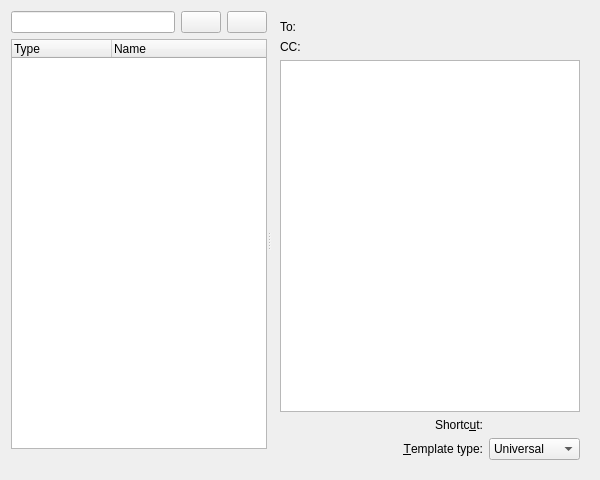
<?xml version="1.0" encoding="UTF-8"?>
<ui version="4.0">
 <class>CustomTemplatesBase</class>
 <widget class="QWidget" name="CustomTemplatesBase">
  <property name="geometry">
   <rect>
    <x>0</x>
    <y>0</y>
    <width>600</width>
    <height>480</height>
   </rect>
  </property>
  <layout class="QVBoxLayout">
   <property name="spacing">
    <number>6</number>
   </property>
   <property name="margin">
    <number>11</number>
   </property>
   <item>
    <widget class="QSplitter" name="splitter2">
     <property name="orientation">
      <enum>Qt::Horizontal</enum>
     </property>
     <property name="childrenCollapsible">
      <bool>false</bool>
     </property>
     <widget class="QWidget" name="layout9">
      <layout class="QVBoxLayout">
       <property name="spacing">
        <number>6</number>
       </property>
       <property name="margin">
        <number>0</number>
       </property>
       <item>
        <layout class="QHBoxLayout">
         <property name="spacing">
          <number>6</number>
         </property>
         <property name="margin">
          <number>0</number>
         </property>
         <item>
          <widget class="KLineEdit" name="mName">
           <property name="sizePolicy">
            <sizepolicy hsizetype="MinimumExpanding" vsizetype="Fixed">
             <horstretch>0</horstretch>
             <verstretch>0</verstretch>
            </sizepolicy>
           </property>
           <property name="minimumSize">
            <size>
             <width>100</width>
             <height>0</height>
            </size>
           </property>
          </widget>
         </item>
         <item>
          <widget class="KPushButton" name="mAdd"/>
         </item>
         <item>
          <widget class="KPushButton" name="mRemove"/>
         </item>
        </layout>
       </item>
       <item>
        <widget class="QTreeWidget" name="mList">
         <property name="sizePolicy">
          <sizepolicy hsizetype="Preferred" vsizetype="Expanding">
           <horstretch>0</horstretch>
           <verstretch>0</verstretch>
          </sizepolicy>
         </property>
         <property name="rootIsDecorated">
          <bool>false</bool>
         </property>
         <property name="allColumnsShowFocus">
          <bool>true</bool>
         </property>
         <column>
          <property name="text">
           <string>Type</string>
          </property>
         </column>
         <column>
          <property name="text">
           <string comment="Name of the custom template.">Name</string>
          </property>
         </column>
        </widget>
       </item>
       <item>
        <widget class="QLabel" name="mHelp"/>
       </item>
      </layout>
     </widget>
     <widget class="QFrame" name="mEditFrame">
      <property name="sizePolicy">
       <sizepolicy hsizetype="Expanding" vsizetype="Preferred">
        <horstretch>12</horstretch>
        <verstretch>0</verstretch>
       </sizepolicy>
      </property>
      <property name="frameShape">
       <enum>QFrame::NoFrame</enum>
      </property>
      <property name="frameShadow">
       <enum>QFrame::Raised</enum>
      </property>
      <layout class="QVBoxLayout" name="verticalLayout_3">
       <item>
        <layout class="QHBoxLayout" name="horizontalLayout">
         <item>
          <layout class="QVBoxLayout" name="verticalLayout_2">
           <item>
            <widget class="QLabel" name="mToLabel">
             <property name="text">
              <string comment="@label:textbox Recipient mail address">To:</string>
             </property>
            </widget>
           </item>
           <item>
            <widget class="QLabel" name="mCCLabel">
             <property name="text">
              <string>CC:</string>
             </property>
            </widget>
           </item>
          </layout>
         </item>
         <item>
          <layout class="QVBoxLayout" name="verticalLayout">
           <item>
            <widget class="MessageCore::EmailAddressRequester" name="mToEdit" native="true">
             <property name="sizePolicy">
              <sizepolicy hsizetype="MinimumExpanding" vsizetype="Minimum">
               <horstretch>0</horstretch>
               <verstretch>0</verstretch>
              </sizepolicy>
             </property>
            </widget>
           </item>
           <item>
            <widget class="MessageCore::EmailAddressRequester" name="mCCEdit" native="true">
             <property name="sizePolicy">
              <sizepolicy hsizetype="MinimumExpanding" vsizetype="Minimum">
               <horstretch>0</horstretch>
               <verstretch>0</verstretch>
              </sizepolicy>
             </property>
            </widget>
           </item>
          </layout>
         </item>
        </layout>
       </item>
       <item>
        <widget class="TemplateParser::TemplatesTextEdit" name="mEdit">
         <property name="sizePolicy">
          <sizepolicy hsizetype="Expanding" vsizetype="Expanding">
           <horstretch>3</horstretch>
           <verstretch>1</verstretch>
          </sizepolicy>
         </property>
         <property name="lineWrapMode">
          <enum>QTextEdit::NoWrap</enum>
         </property>
         <property name="acceptRichText">
          <bool>false</bool>
         </property>
        </widget>
       </item>
       <item>
        <layout class="QGridLayout">
         <property name="margin">
          <number>0</number>
         </property>
         <property name="spacing">
          <number>6</number>
         </property>
         <item row="1" column="2">
          <widget class="KComboBox" name="mType">
           <item>
            <property name="text">
             <string comment="Universal custom template type.">Universal</string>
            </property>
           </item>
           <item>
            <property name="text">
             <string>Reply</string>
            </property>
           </item>
           <item>
            <property name="text">
             <string>Reply to All</string>
            </property>
           </item>
           <item>
            <property name="text">
             <string comment="Template type for forwarding messages.">Forward</string>
            </property>
           </item>
          </widget>
         </item>
         <item row="0" column="1">
          <widget class="QLabel" name="textLabel1_2">
           <property name="text">
            <string>Shortc&amp;ut:</string>
           </property>
           <property name="alignment">
            <set>Qt::AlignRight|Qt::AlignTrailing|Qt::AlignVCenter</set>
           </property>
           <property name="buddy">
            <cstring>mKeySequenceWidget</cstring>
           </property>
          </widget>
         </item>
         <item row="1" column="1">
          <widget class="QLabel" name="textLabel1">
           <property name="sizePolicy">
            <sizepolicy hsizetype="Preferred" vsizetype="Preferred">
             <horstretch>1</horstretch>
             <verstretch>0</verstretch>
            </sizepolicy>
           </property>
           <property name="text">
            <string>&amp;Template type:</string>
           </property>
           <property name="alignment">
            <set>Qt::AlignRight|Qt::AlignTrailing|Qt::AlignVCenter</set>
           </property>
           <property name="buddy">
            <cstring>mType</cstring>
           </property>
          </widget>
         </item>
         <item row="0" column="2">
          <widget class="KKeySequenceWidget" name="mKeySequenceWidget"/>
         </item>
         <item row="0" column="0">
          <widget class="TemplatesInsertCommand" name="mInsertCommand" native="true"/>
         </item>
        </layout>
       </item>
      </layout>
     </widget>
    </widget>
   </item>
  </layout>
 </widget>
 <customwidgets>
  <customwidget>
   <class>KKeySequenceWidget</class>
   <extends>QWidget</extends>
   <header>kkeysequencewidget.h</header>
  </customwidget>
  <customwidget>
   <class>KComboBox</class>
   <extends>QComboBox</extends>
   <header>kcombobox.h</header>
   <container>1</container>
  </customwidget>
  <customwidget>
   <class>KLineEdit</class>
   <extends>QLineEdit</extends>
   <header>klineedit.h</header>
   <container>1</container>
  </customwidget>
  <customwidget>
   <class>KPushButton</class>
   <extends>QPushButton</extends>
   <header>kpushbutton.h</header>
   <container>1</container>
  </customwidget>
  <customwidget>
   <class>TemplateParser::TemplatesTextEdit</class>
   <extends>QTextEdit</extends>
   <header>templatestextedit.h</header>
  </customwidget>
  <customwidget>
   <class>TemplatesInsertCommand</class>
   <extends>QWidget</extends>
   <header>templatesinsertcommand.h</header>
  </customwidget>
  <customwidget>
   <class>MessageCore::EmailAddressRequester</class>
   <extends>QWidget</extends>
   <header>emailaddressrequester.h</header>
   <container>1</container>
  </customwidget>
 </customwidgets>
 <resources/>
 <connections/>
</ui>
